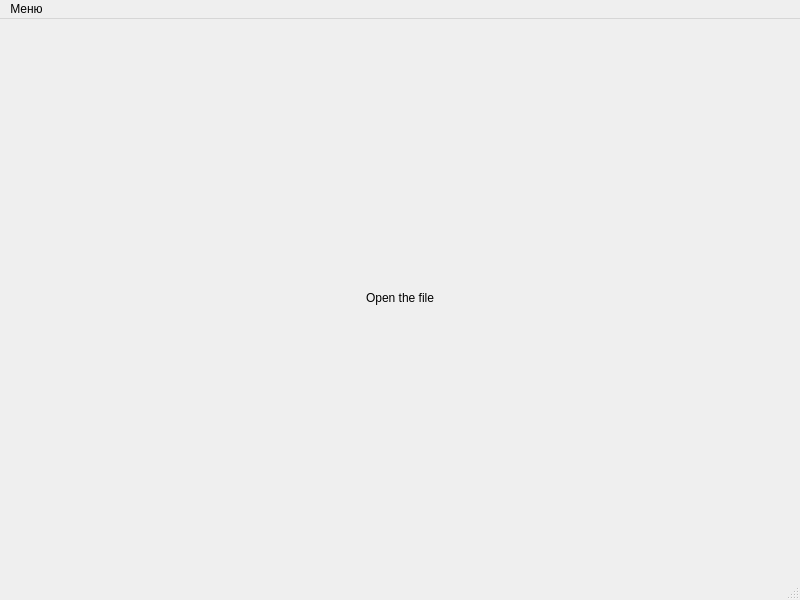
<?xml version="1.0" encoding="UTF-8"?>
<ui version="4.0">
 <class>Redactor</class>
 <widget class="QMainWindow" name="Redactor">
  <property name="geometry">
   <rect>
    <x>0</x>
    <y>0</y>
    <width>800</width>
    <height>600</height>
   </rect>
  </property>
  <property name="windowTitle">
   <string>Redactor</string>
  </property>
  <widget class="QWidget" name="centralwidget">
   <layout class="QGridLayout" name="gridLayout">
    <item row="0" column="0">
     <widget class="QLabel" name="lbl_pixmap">
      <property name="text">
       <string>&lt;html&gt;&lt;head/&gt;&lt;body&gt;&lt;p align=&quot;center&quot;&gt;Open the file&lt;/p&gt;&lt;/body&gt;&lt;/html&gt;</string>
      </property>
     </widget>
    </item>
   </layout>
  </widget>
  <widget class="QMenuBar" name="menubar">
   <property name="geometry">
    <rect>
     <x>0</x>
     <y>0</y>
     <width>800</width>
     <height>23</height>
    </rect>
   </property>
   <widget class="QMenu" name="menu">
    <property name="title">
     <string>Меню</string>
    </property>
    <addaction name="action_open_file"/>
    <addaction name="action_convert"/>
    <addaction name="action_horiz_mirror"/>
    <addaction name="action_vert_mirror"/>
    <addaction name="action_save_as"/>
    <addaction name="action_sobel"/>
   </widget>
   <addaction name="menu"/>
  </widget>
  <widget class="QStatusBar" name="statusbar"/>
  <action name="action_open_file">
   <property name="text">
    <string>Открыть файл</string>
   </property>
  </action>
  <action name="action_convert">
   <property name="enabled">
    <bool>false</bool>
   </property>
   <property name="text">
    <string>Конвертировать</string>
   </property>
  </action>
  <action name="action_horiz_mirror">
   <property name="enabled">
    <bool>false</bool>
   </property>
   <property name="text">
    <string>Отразить по горизонтали</string>
   </property>
  </action>
  <action name="action_vert_mirror">
   <property name="enabled">
    <bool>false</bool>
   </property>
   <property name="text">
    <string>Отразить по вертикали</string>
   </property>
  </action>
  <action name="action_save_as">
   <property name="enabled">
    <bool>false</bool>
   </property>
   <property name="text">
    <string>Сохранить файл как...</string>
   </property>
  </action>
  <action name="action_sobel">
   <property name="enabled">
    <bool>false</bool>
   </property>
   <property name="text">
    <string>Инвертировать цвета</string>
   </property>
  </action>
 </widget>
 <resources/>
 <connections/>
</ui>
